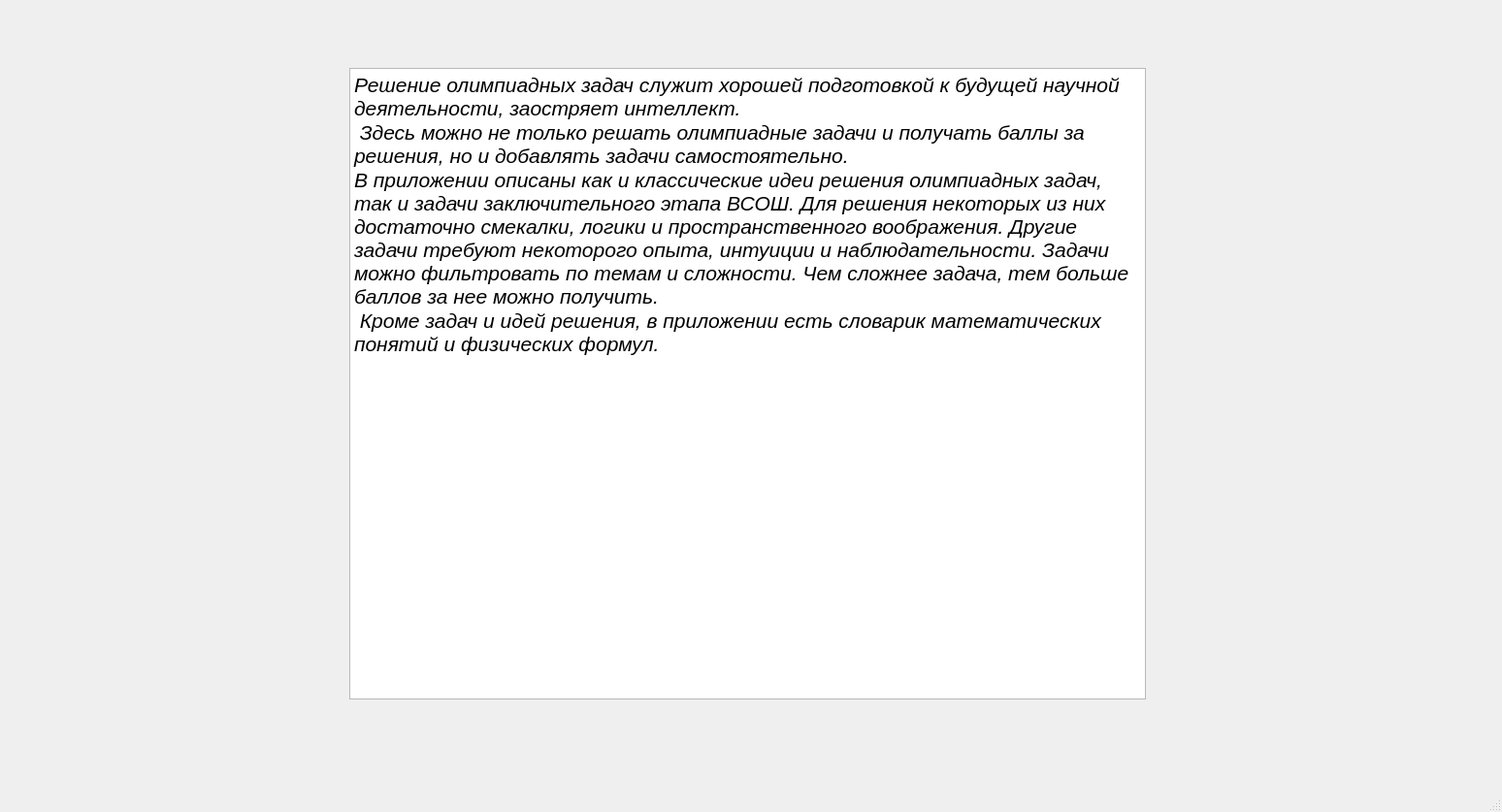
<?xml version="1.0" encoding="UTF-8"?>
<ui version="4.0">
 <class>MainWindow</class>
 <widget class="QMainWindow" name="MainWindow">
  <property name="geometry">
   <rect>
    <x>0</x>
    <y>0</y>
    <width>1548</width>
    <height>837</height>
   </rect>
  </property>
  <property name="windowTitle">
   <string>MainWindow</string>
  </property>
  <widget class="QWidget" name="centralwidget">
   <widget class="QTextEdit" name="textEdit">
    <property name="geometry">
     <rect>
      <x>360</x>
      <y>70</y>
      <width>821</width>
      <height>651</height>
     </rect>
    </property>
    <property name="html">
     <string>&lt;!DOCTYPE HTML PUBLIC &quot;-//W3C//DTD HTML 4.0//EN&quot; &quot;http://www.w3.org/TR/REC-html40/strict.dtd&quot;&gt;
&lt;html&gt;&lt;head&gt;&lt;meta name=&quot;qrichtext&quot; content=&quot;1&quot; /&gt;&lt;style type=&quot;text/css&quot;&gt;
p, li { white-space: pre-wrap; }
&lt;/style&gt;&lt;/head&gt;&lt;body style=&quot; font-family:'MS Shell Dlg 2'; font-size:7.8pt; font-weight:400; font-style:normal;&quot;&gt;
&lt;p style=&quot; margin-top:0px; margin-bottom:0px; margin-left:0px; margin-right:0px; -qt-block-indent:0; text-indent:0px;&quot;&gt;&lt;span style=&quot; font-size:16pt; font-style:italic;&quot;&gt;Решение олимпиадных задач служит хорошей подготовкой к будущей научной деятельности, заостряет интеллект.&lt;/span&gt;&lt;/p&gt;
&lt;p style=&quot; margin-top:0px; margin-bottom:0px; margin-left:0px; margin-right:0px; -qt-block-indent:0; text-indent:0px;&quot;&gt;&lt;span style=&quot; font-size:16pt; font-style:italic;&quot;&gt; Здесь можно не только решать олимпиадные задачи и получать баллы за решения, но и добавлять задачи самостоятельно.&lt;/span&gt;&lt;/p&gt;
&lt;p style=&quot; margin-top:0px; margin-bottom:0px; margin-left:0px; margin-right:0px; -qt-block-indent:0; text-indent:0px;&quot;&gt;&lt;span style=&quot; font-size:16pt; font-style:italic;&quot;&gt;В приложении описаны как и классические идеи решения олимпиадных задач, так и задачи заключительного этапа ВСОШ. Для решения некоторых из них достаточно смекалки, логики и пространственного воображения. Другие задачи требуют некоторого опыта, интуиции и наблюдательности. Задачи можно фильтровать по темам и сложности. Чем сложнее задача, тем больше баллов за нее можно получить. &lt;/span&gt;&lt;/p&gt;
&lt;p style=&quot; margin-top:0px; margin-bottom:0px; margin-left:0px; margin-right:0px; -qt-block-indent:0; text-indent:0px;&quot;&gt;&lt;span style=&quot; font-size:16pt; font-style:italic;&quot;&gt; Кроме задач и идей решения, в приложении есть словарик математических понятий и физических формул.&lt;/span&gt;&lt;/p&gt;&lt;/body&gt;&lt;/html&gt;</string>
    </property>
   </widget>
  </widget>
  <widget class="QMenuBar" name="menubar">
   <property name="geometry">
    <rect>
     <x>0</x>
     <y>0</y>
     <width>1548</width>
     <height>26</height>
    </rect>
   </property>
  </widget>
  <widget class="QStatusBar" name="statusbar"/>
 </widget>
 <resources/>
 <connections/>
</ui>
